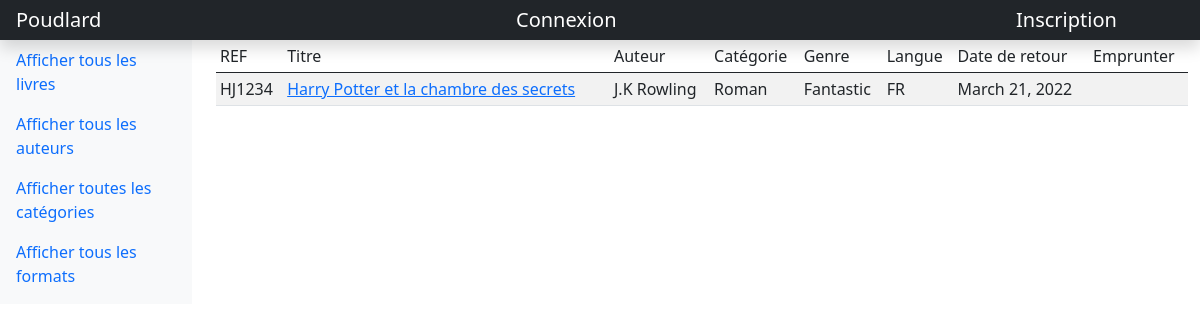
The page /browse/categories/1/ on the database as committed earlier.
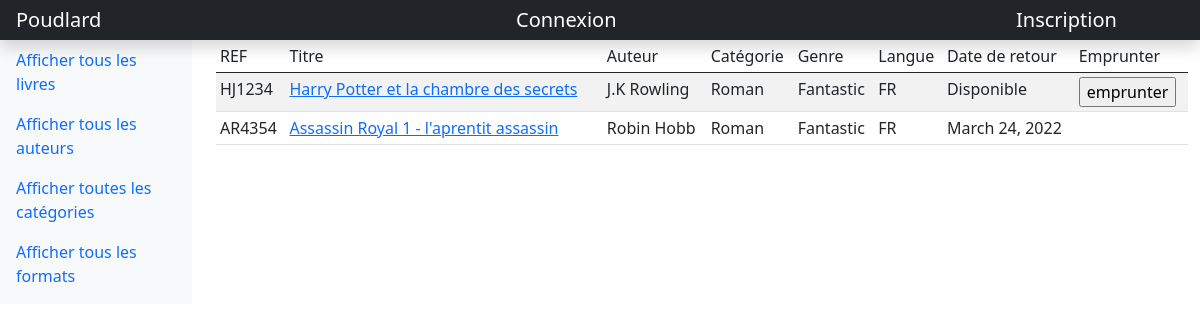
The same page on the database as committed later.
### browse/models.py (models this page shows, shortened)
class Books(models.Model):
    book_id = models.AutoField(primary_key=True)
    title = models.CharField(max_length=200)
    is_borrowed = models.BooleanField(default=False)
    return_date = models.DateField(blank=True, null=True)
    ref = models.CharField(max_length=6, blank=True, null=True)
    image = models.CharField(blank=True, null=True, max_length=500)
    desc = models.TextField(max_length=10000, blank=True, null=True)
    author = models.ForeignKey(Author, on_delete=models.CASCADE)
    format = models.ForeignKey(Format, on_delete=models.CASCADE)
    language = models.ForeignKey(Language, on_delete=models.CASCADE)
    category = models.ForeignKey(Category, on_delete=models.CASCADE)
    borrowuser = models.ManyToManyField(User, blank=True, null=True)

class Author(models.Model):
    author_id = models.AutoField(primary_key=True)
    name = models.CharField(blank=True, null=True, max_length=20)
    firstname = models.CharField(max_length=20)
    def __str__(self):
        if self.name:
            chaine = str(self.firstname) + " " + str(self.name)
            return chaine
        return self.firstname

class Format(models.Model):
    format_id = models.AutoField(primary_key=True)
    name = models.CharField(max_length=10)
    def __str__(self):
        return self.name

class Category(models.Model):
    category_id = models.AutoField(primary_key=True)
    name = models.CharField(max_length=20)
    def __str__(self):
        return self.name

class Language(models.Model):
    language_id = models.AutoField(primary_key=True)
    name = models.CharField(max_length=3)
    def __str__(self):
        return self.name

### browse/views.py (the view)
# urls.py: path('categories/<int:category_id>/', views.category, name="category"),
def category(request, category_id):
    q = Books.objects.filter(category=category_id)
    template = loader.get_template('browse/category.html')
    context = {'books_by_category': q}
    return HttpResponse(template.render(context, request))

### browse/templates/browse/category.html
{% extends "browse/index.html" %}
{% load static %}
{% load i18n %}
{% block content %}
<div class="table-responsive">
    <table class="table table-striped table-sm">
        <thead>
        <td>REF</td>
        <td>Titre</td>
        <td>Auteur</td>
        <td>Catégorie</td>
        <td>Genre</td>
        <td>Langue</td>
        <td>Date de retour</td>
        <td>Emprunter</td>
        </thead>
        {% for book in books_by_category %}
        <tr>
            <td>{{book.ref}}</td>
            <td><a href="/browse/books/{{ book.book_id }}/">{{book.title}}</a></td>
            <td>{{book.author}}</td>
            <td>{{book.format}}</td>
            <td>{{book.category}}</td>
            <td>{{book.language}}</td>
            {% if book.is_borrowed == False %}
            <td>Disponible</td>
            {% else %}
            <td>{{ book.return_date }}</td>
            {% endif %}
            <td>
                {% if book.is_borrowed == False %}
                <form id="borrow" action="{% url 'browse:borrow' book.book_id %}">
                    <input type="submit" value="emprunter">
                </form>
                {% endif %}
            </td>
        </tr>
        {% endfor %}
    </table>
</div>
{% endblock %}

Rows that differ between the two databases and show on the page:
changed Books "HJ1234": is_borrowed True → False (drawn); value (not shown) → "emprunter"; return_date "March 21, 2022" → (not shown)
added Books: ref "AR4354", title "Assassin Royal 1 - l'aprentit assassin", author "Robin Hobb", format "Roman", category "Fantastic", language "FR", return_date "March 24, 2022"
